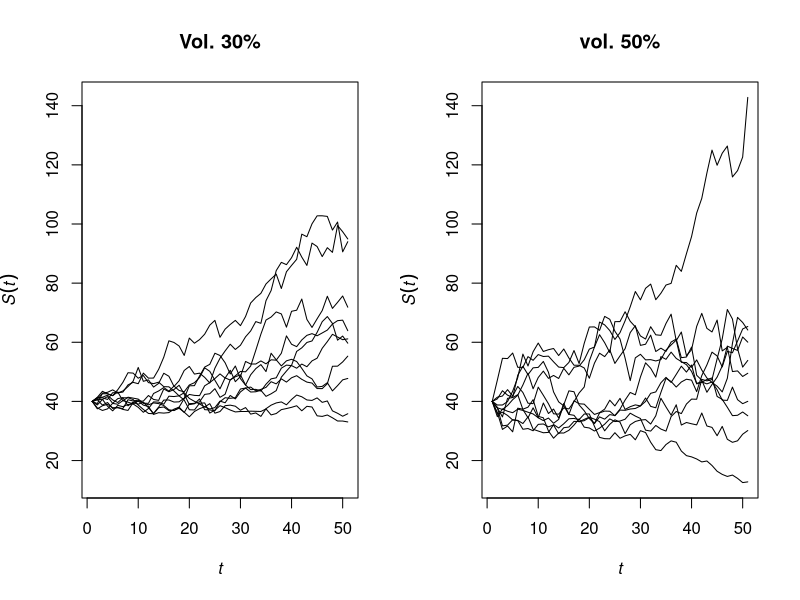

R code for this plot:
# Simulation
simGBM <- function(S0, mu, sigma, T, numSteps, numRepl){
  dt <- T/numSteps
  muT <- (mu-sigma^2/2)*dt
  sigmaT <- sqrt(dt)*sigma
  pathMatrix <- matrix(nrow = numRepl,ncol = numSteps+1)
  pathMatrix[,1] <- S0
  for (i in 1:numRepl){
    for (j in 2:(numSteps+1)){
      pathMatrix[i,j] <- 
        pathMatrix[i,j-1]*exp(rnorm(1,muT,sigmaT))
    }
  }
  return(pathMatrix)
}

#Plot for Diffs
set.seed(12345)
S0 <- 40
mu <- 0.25
sigma1 <- 0.3
sigma2 <- 0.5
T <- 1
numSteps <- 50
numRepl <- 10
Paths1 <- simGBM(S0,mu,sigma1,T,numSteps, numRepl)
Paths2 <- simGBM(S0, mu, sigma2, T, numSteps, numRepl)
maxval <- max(Paths1, Paths2)
minval <- min(Paths1, Paths2)
labx <- bquote(italic(t))
laby <- bquote(italic(S(t)))
par(mfrow = c(1,2))
plot(Paths1[1,], type='l', ylab=laby, xlab=labx,
     main='Vol. 30%', ylim = c(minval, maxval))
for (k in 2:10) lines(Paths1[k,])
plot(Paths2[1,], type='l', ylab=laby, xlab=labx,
     main="vol. 50%", ylim=c(minval,maxval))
for (k in 2:10) lines(Paths2[k,])
par(mfrow = c(1,1))